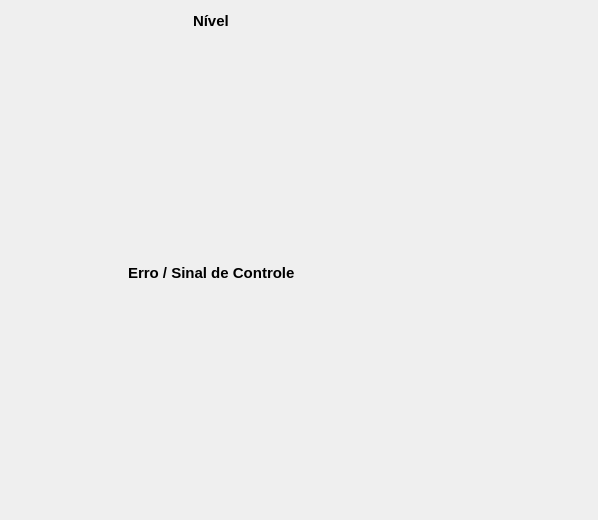
      <widget class="QWidget" name="simulacao">
       <attribute name="title">
        <string>Simulação</string>
       </attribute>
       <layout class="QGridLayout" name="gridLayout">
        <item row="0" column="0">
         <layout class="QHBoxLayout" name="horizontalLayout">
          <item>
           <layout class="QVBoxLayout" name="verticalLayout_17">
            <item>
             <layout class="QHBoxLayout" name="horizontalLayout_13">
              <item>
               <spacer name="horizontalSpacer_6">
                <property name="orientation">
                 <enum>Qt::Horizontal</enum>
                </property>
                <property name="sizeHint" stdset="0">
                 <size>
                  <width>40</width>
                  <height>20</height>
                 </size>
                </property>
               </spacer>
              </item>
              <item>
               <widget class="QLabel" name="label">
                <property name="text">
                 <string>&lt;!DOCTYPE HTML PUBLIC &quot;-//W3C//DTD HTML 4.0//EN&quot; &quot;http://www.w3.org/TR/REC-html40/strict.dtd&quot;&gt;
&lt;html&gt;&lt;head&gt;&lt;meta name=&quot;qrichtext&quot; content=&quot;1&quot; /&gt;&lt;style type=&quot;text/css&quot;&gt;
p, li { white-space: pre-wrap; }
&lt;/style&gt;&lt;/head&gt;&lt;body style=&quot; font-family:'MS Shell Dlg 2'; font-size:8.25pt; font-weight:400; font-style:normal;&quot;&gt;
&lt;p style=&quot; margin-top:0px; margin-bottom:0px; margin-left:0px; margin-right:0px; -qt-block-indent:0; text-indent:0px;&quot;&gt;&lt;span style=&quot; font-size:11pt; font-weight:600; color:#000000;&quot;&gt;Nível&lt;/span&gt;&lt;/p&gt;&lt;/body&gt;&lt;/html&gt;</string>
                </property>
               </widget>
              </item>
              <item>
               <spacer name="horizontalSpacer_5">
                <property name="orientation">
                 <enum>Qt::Horizontal</enum>
                </property>
                <property name="sizeHint" stdset="0">
                 <size>
                  <width>40</width>
                  <height>20</height>
                 </size>
                </property>
               </spacer>
              </item>
             </layout>
            </item>
            <item>
             <widget class="Grafico" name="sim_niveis" native="true">
              <property name="minimumSize">
               <size>
                <width>400</width>
                <height>220</height>
               </size>
              </property>
             </widget>
            </item>
           </layout>
          </item>
          <item>
           <layout class="QVBoxLayout" name="verticalLayout_18">
            <item>
             <spacer name="horizontalSpacer_15">
              <property name="orientation">
               <enum>Qt::Horizontal</enum>
              </property>
              <property name="sizeType">
               <enum>QSizePolicy::Maximum</enum>
              </property>
              <property name="sizeHint" stdset="0">
               <size>
                <width>170</width>
                <height>17</height>
               </size>
              </property>
             </spacer>
            </item>
            <item>
             <layout class="QVBoxLayout" name="verticalLayout_13">
              <item>
               <widget class="Legenda" name="sim_legenda_niveis" native="true">
                <property name="minimumSize">
                 <size>
                  <width>170</width>
                  <height>100</height>
                 </size>
                </property>
                <property name="maximumSize">
                 <size>
                  <width>170</width>
                  <height>16777215</height>
                 </size>
                </property>
                <property name="styleSheet">
                 <string notr="true">QGraphicsView{ background: transparent; border: 0px}</string>
                </property>
               </widget>
              </item>
              <item>
               <spacer name="verticalSpacer_2">
                <property name="orientation">
                 <enum>Qt::Vertical</enum>
                </property>
                <property name="sizeHint" stdset="0">
                 <size>
                  <width>20</width>
                  <height>98</height>
                 </size>
                </property>
               </spacer>
              </item>
             </layout>
            </item>
           </layout>
          </item>
         </layout>
        </item>
        <item row="1" column="0">
         <layout class="QHBoxLayout" name="horizontalLayout_2">
          <item>
           <layout class="QVBoxLayout" name="verticalLayout_23">
            <item>
             <layout class="QHBoxLayout" name="horizontalLayout_14">
              <item>
               <spacer name="horizontalSpacer_3">
                <property name="orientation">
                 <enum>Qt::Horizontal</enum>
                </property>
                <property name="sizeHint" stdset="0">
                 <size>
                  <width>40</width>
                  <height>20</height>
                 </size>
                </property>
               </spacer>
              </item>
              <item>
               <widget class="QLabel" name="label_5">
                <property name="text">
                 <string>&lt;!DOCTYPE HTML PUBLIC &quot;-//W3C//DTD HTML 4.0//EN&quot; &quot;http://www.w3.org/TR/REC-html40/strict.dtd&quot;&gt;
&lt;html&gt;&lt;head&gt;&lt;meta name=&quot;qrichtext&quot; content=&quot;1&quot; /&gt;&lt;style type=&quot;text/css&quot;&gt;
p, li { white-space: pre-wrap; }
&lt;/style&gt;&lt;/head&gt;&lt;body style=&quot; font-family:'MS Shell Dlg 2'; font-size:8.25pt; font-weight:400; font-style:normal;&quot;&gt;
&lt;p style=&quot; margin-top:0px; margin-bottom:0px; margin-left:0px; margin-right:0px; -qt-block-indent:0; text-indent:0px;&quot;&gt;&lt;span style=&quot; font-size:11pt; font-weight:600;&quot;&gt;Erro / Sinal de Controle&lt;/span&gt;&lt;/p&gt;&lt;/body&gt;&lt;/html&gt;</string>
                </property>
               </widget>
              </item>
              <item>
               <spacer name="horizontalSpacer_4">
                <property name="orientation">
                 <enum>Qt::Horizontal</enum>
                </property>
                <property name="sizeHint" stdset="0">
                 <size>
                  <width>40</width>
                  <height>20</height>
                 </size>
                </property>
               </spacer>
              </item>
             </layout>
            </item>
            <item>
             <widget class="Grafico" name="sim_erro_sc" native="true">
              <property name="minimumSize">
               <size>
                <width>400</width>
                <height>220</height>
               </size>
              </property>
             </widget>
            </item>
           </layout>
          </item>
          <item>
           <layout class="QVBoxLayout" name="verticalLayout_24">
            <item>
             <spacer name="horizontalSpacer_14">
              <property name="orientation">
               <enum>Qt::Horizontal</enum>
              </property>
              <property name="sizeType">
               <enum>QSizePolicy::Maximum</enum>
              </property>
              <property name="sizeHint" stdset="0">
               <size>
                <width>170</width>
                <height>17</height>
               </size>
              </property>
             </spacer>
            </item>
            <item>
             <layout class="QVBoxLayout" name="verticalLayout">
              <item>
               <widget class="Legenda" name="sim_legenda_erro_sc" native="true">
                <property name="minimumSize">
                 <size>
                  <width>170</width>
                  <height>100</height>
                 </size>
                </property>
                <property name="maximumSize">
                 <size>
                  <width>170</width>
                  <height>16777215</height>
                 </size>
                </property>
                <property name="styleSheet">
                 <string notr="true">QGraphicsView{ background: transparent; border: 0px}</string>
                </property>
               </widget>
              </item>
              <item>
               <spacer name="verticalSpacer_3">
                <property name="orientation">
                 <enum>Qt::Vertical</enum>
                </property>
                <property name="sizeHint" stdset="0">
                 <size>
                  <width>20</width>
                  <height>78</height>
                 </size>
                </property>
               </spacer>
              </item>
             </layout>
            </item>
           </layout>
          </item>
         </layout>
        </item>
       </layout>
      </widget>
